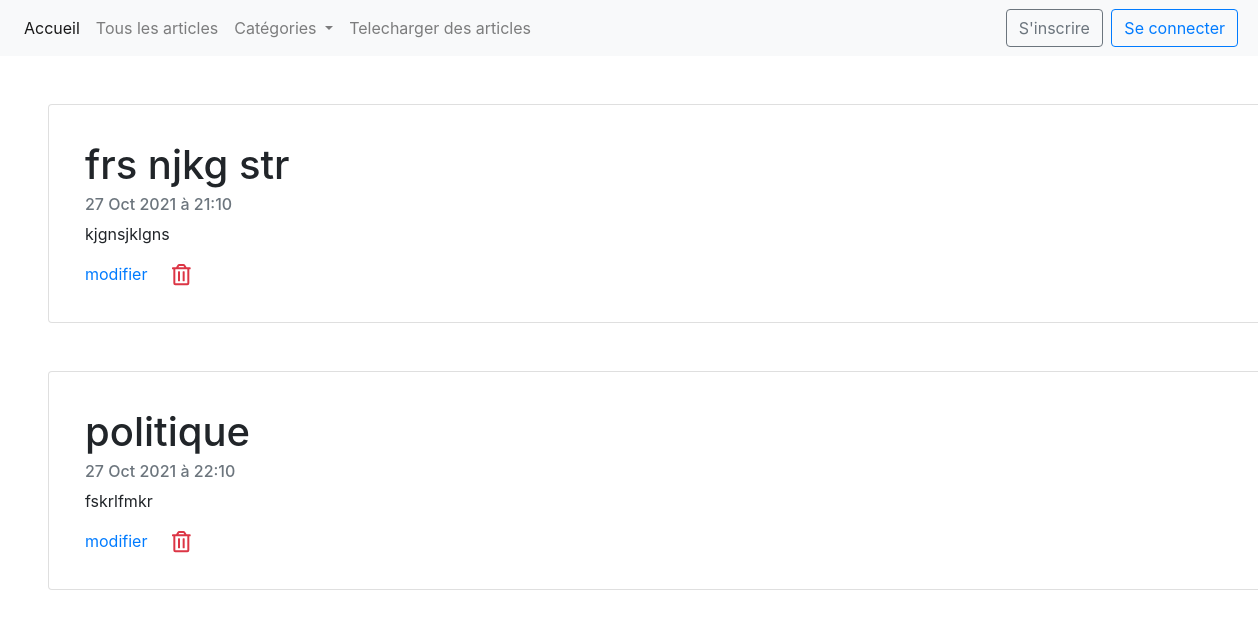
Before: /articles/politique with the older database file.
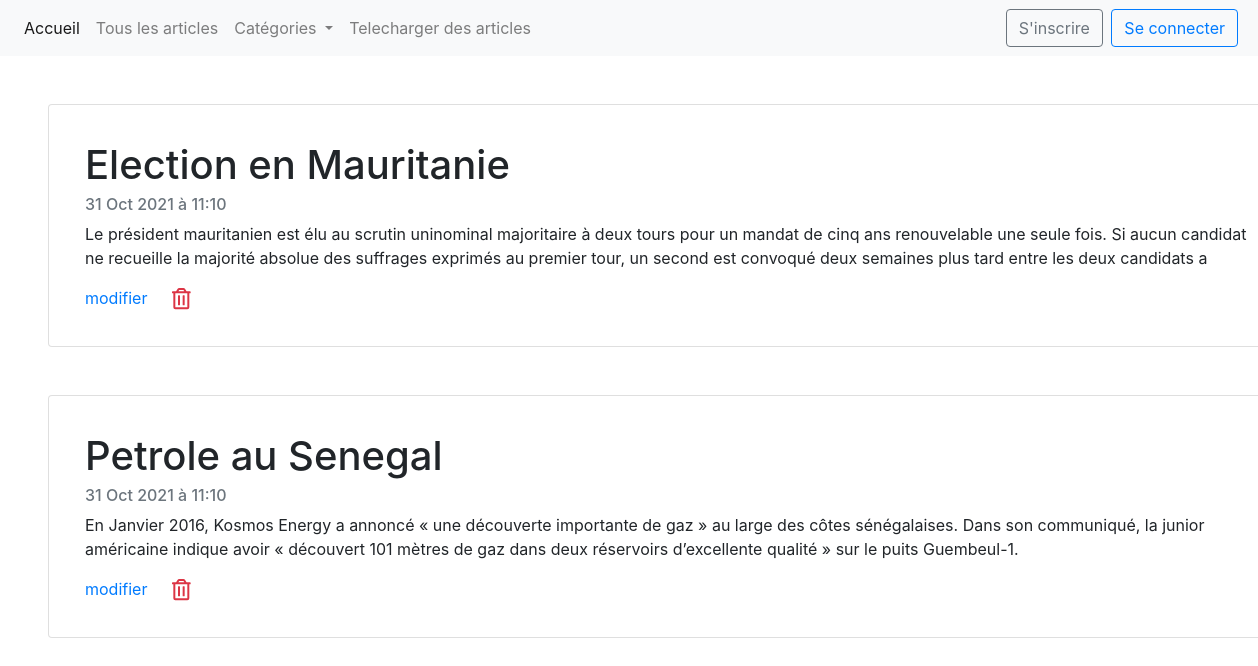
After: the same page with the newer database file.
### App/models.py (models this page shows)
class Article(models.Model):
    titre = models.CharField(max_length=30)
    description = models.CharField(max_length=300)
    date = models.DateTimeField(default=timezone.now, blank=True)
    cat_choises = (
        ('sport', 'sport'),
        ('sante', 'sante'),
        ('politique', 'politique'),
    )
    categorie = models.CharField(max_length=30, choices=cat_choises)

### App/views.py (the view)
# urls.py: path('articles/politique', categorie_politique,name='politique' ),
def categorie_politique(request):
    liste_article = Article.objects.filter(categorie="politique")
    context = {'liste_articles': liste_article}
    return render(request, 'categorie-politique.html', context)

### App/templates/categorie-politique.html
{% extends 'base.html' %}
{% block content %}
 {% for article in liste_articles %}
                    <div class="card w-100 p-3 m-5" >
                        <div class="card-body">
                            <h1 class="card-title">{{article.titre}}</h1>
                            <h6 class="card-subtitle mb-2 text-muted">{{article.date}}</h6>
                            <p class="card-text">{{article.description}}</p>
                            <a href="edit/{{ article.id}}" class="card-link">modifier</a>
                            <a href="delete/{{ article.id}}" class="card-link"><i class="far fa-trash-alt fa-lg text-danger"></i></a>
                        </div>
                        </div>
                    {% endfor %}
{% endblock %}

### App/templates/base.html (shortened to what this page needs)
<!DOCTYPE html>
<html lang="en">
<head>
	<link rel="stylesheet" href="https://maxcdn.bootstrapcdn.com/bootstrap/4.0.0/css/bootstrap.min.css">
</head>
<header>
    <nav class="navbar navbar-expand-lg navbar-light bg-light">
    <div class="collapse navbar-collapse" id="navbarSupportedContent">
      <ul class="navbar-nav mr-auto">
        <li class="nav-item active">
          <a class="nav-link" href="{% url 'home' %}">Accueil</a>
        </li>
        <li class="nav-item">
          <a class="nav-link" href="{% url 'articles' %}">Tous les articles</a>
        </li>
        <li class="nav-item dropdown">
          <a class="nav-link dropdown-toggle" href="#" id="navbarDropdown" role="button" data-toggle="dropdown" aria-haspopup="true" aria-expanded="false">
            Catégories
          </a>
        </li>
          <li class="nav-item">
          <a class="nav-link" href="{% url 'download' %}">Telecharger des articles</a>
        </li>
      </ul>
        {% if user.is_authenticated %}
        <div>
           <a href="{% url 'logout' %}">
             <button class="btn btn-outline-primary mr-1">Se deconnecter</button>
           </a>
     </div>
        {% else %}
            <div>
       <a href="{% url 'signup' %}">
         <button class="btn btn-outline-secondary mr-1">S'inscrire</button>
       </a>
       <a href="{% url 'login' %}">
         <button class="btn btn-outline-primary mr-1">Se connecter</button>
       </a>
     </div>
        {% endif %}
    </div>
  </nav>
  </header>
<body>
{% block content %}
{% endblock%}
</body>
</html>

Changed rows visible on the page:
removed Article: titre "frs njkg str", date "27 Oct 2021 à 21:10", description "kjgnsjklgns"
removed Article: titre "politique", date "27 Oct 2021 à 22:10", description "fskrlfmkr"
added Article: titre "Election en Mauritanie", date "31 Oct 2021 à 11:10", description "Le président mauritanien est élu au scrutin uninominal majoritaire à deux tours pour un mandat de cinq ans renouvelable une seule fois. Si aucun candidat ne recueille la majorité absolue des suffrages exprimés au premier tour, un second est convoqué deux semaines plus tard entre les deux candidats a"
added Article: titre "Petrole au Senegal", date "31 Oct 2021 à 11:10", description "En Janvier 2016, Kosmos Energy a annoncé « une découverte importante de gaz » au large des côtes sénégalaises. Dans son communiqué, la junior américaine indique avoir « découvert 101 mètres de gaz dans deux réservoirs d’excellente qualité » sur le puits Guembeul-1."
